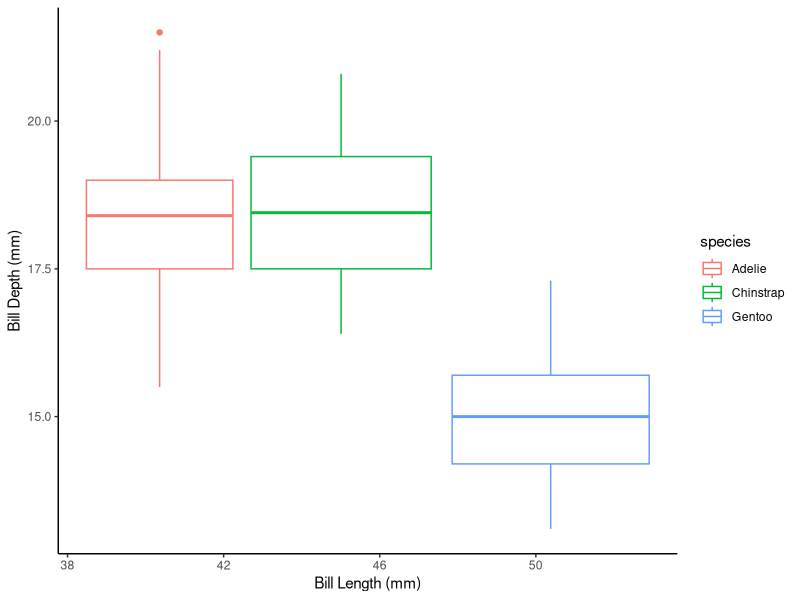

Here is the R script that generated this plot:
## ---- chunk 1
knitr::opts_chunk$set(echo = TRUE, fig.path= "../Output/", waring=FALSE, message=FALSE)
## ---- chunk 2
library(tidyverse)
library(here)
library(kableExtra)
library(palmerpenguins)
## ---- chunk 3
penguins %>% 
  group_by(island) %>% 
  summarise(flippermean = mean(flipper_length_mm, na.rm = TRUE)) %>%
  kbl() %>% #make it a kable table
  row_spec(2, bold = T, color = "white", background = "red") %>% 
  kable_styling(full_width = FALSE)
## ---- chunk 4
penguins %>% 
  ggplot(aes(x = bill_length_mm,
             y = bill_depth_mm,
             color = species))+
  geom_boxplot()+
  labs(x = "Bill Length (mm)",
       y = "Bill Depth (mm)")+
  theme_classic()
